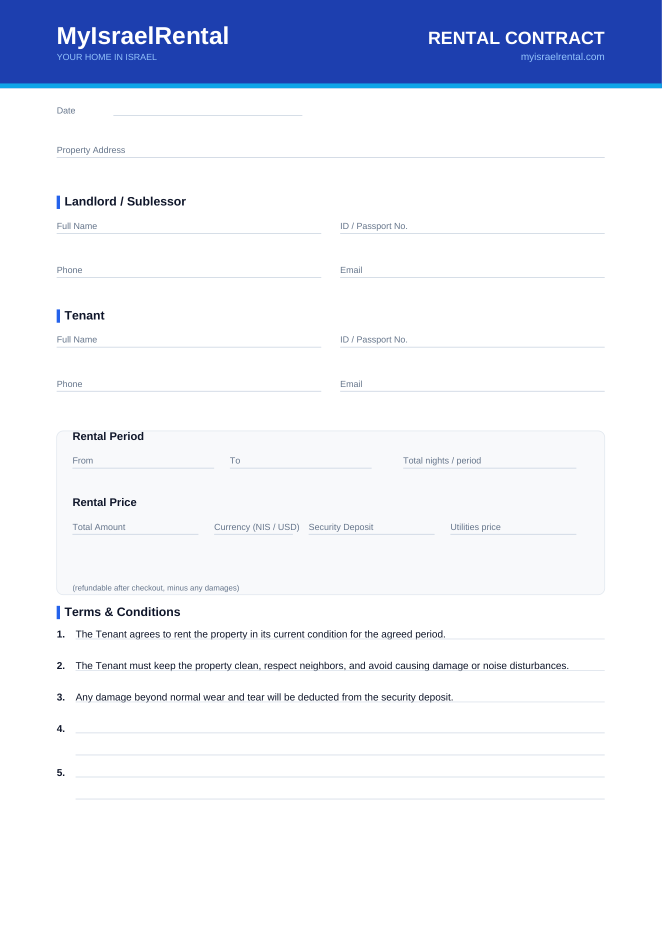
#> input picture contract_hires_p1.png, 1323 x 1871 px (shown at 1/2 size)
$ python ad-chat-view.py ../contract_hires_p1.png out.png
#> lines starting #> are read from the running program, lines starting #| are printed output that depends on the picture
"""How a WhatsApp chat shows a tall ad, before it is sent (Tzvi, 25 Nov 2026: "When I send the ad on WhatsApp some
of it is cut off unless people press on it which they don't do"). Rule A8.10 in docs/ad-rules-checklist.md.

    python scripts/ad-chat-view.py <ad.jpg> <sheet.jpg>

A chat shows a picture taller than 3:4 as its centred 3:4 window until someone taps it: measured on Tzvi's phone
the restaurants ad (1080x1920) showed rows 250 to 1670 only. The sheet puts the whole ad, with that window marked,
beside the window alone at phone size. Every word, the name, the link and the QR must be inside it."""
import sys

from PIL import Image, ImageDraw

RATIO = 1420 / 1080    # the tallest a chat shows uncut, height over width (measured: 0.76 wide to 1 high, a hair under 3:4)
ad = Image.open(sys.argv[1]).convert("RGB")
#> ad is the input picture: PIL image 1323x1871 RGB; mean R, G, B 231, 235, 245.6
W, H = ad.size
#> W = 1323; H = 1871
h = min(H, round(W * RATIO))
#> h = 1740
top = (H - h) // 2
#> top = 65
marked = ad.copy()
d = ImageDraw.Draw(marked)
for y in (top, top + h):
    d.line([(0, y), (W, y)], fill=(230, 30, 30), width=6)
show = 720
a = marked.resize((round(W * show / H), show))
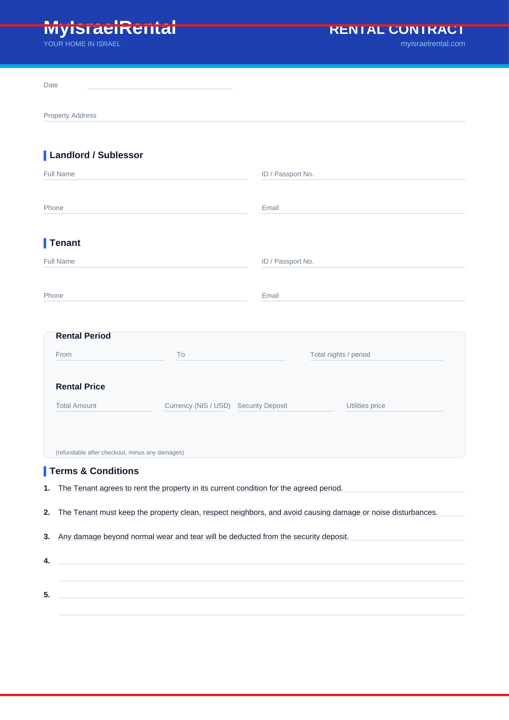
#> a: PIL image 509x720 RGB; mean R, G, B 231.3, 234, 244.2
b = ad.crop((0, top, W, top + h)).resize((round(W * show / h), show))
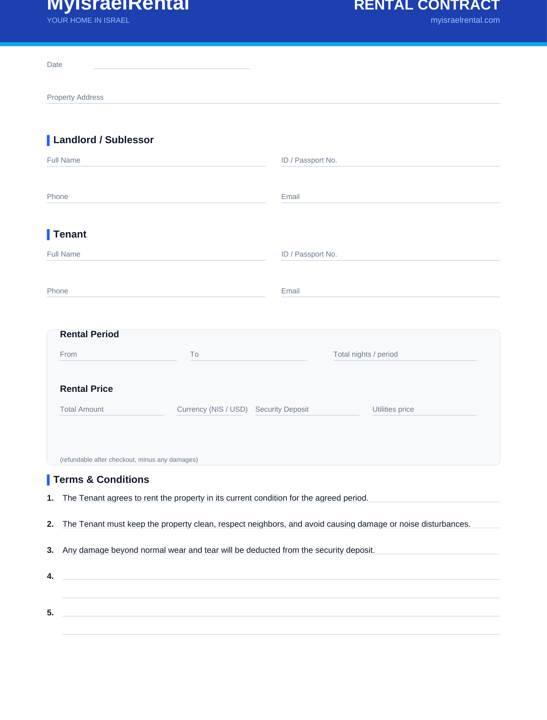
#> b: PIL image 547x720 RGB; mean R, G, B 237.4, 240.5, 247.7
sheet = Image.new("RGB", (a.width + b.width + 60, show + 50), "white")
#> sheet: PIL image 1116x770 RGB; every value is 255
d = ImageDraw.Draw(sheet)
d.text((4, 10), f"WHOLE AD (red: what a chat shows, rows {top} to {top + h})", fill="black")
d.text((a.width + 40, 10), "IN THE CHAT, before anyone taps", fill="black")
sheet.paste(a, (0, 40))
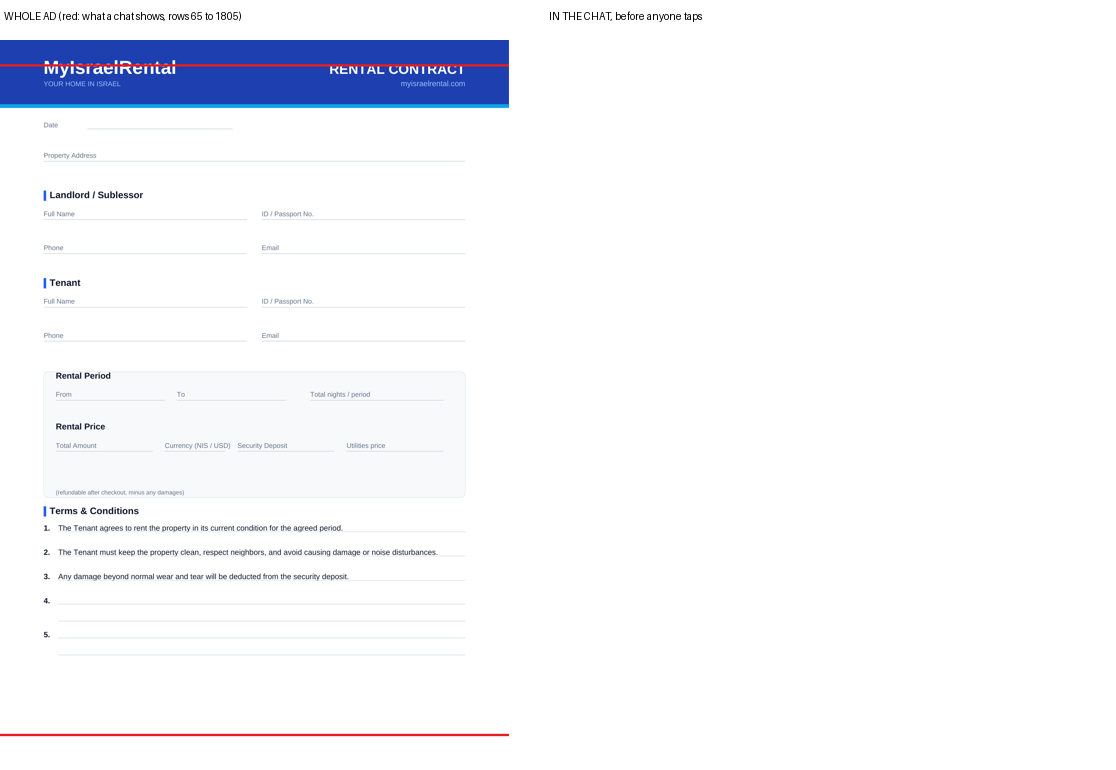
#> sheet: PIL image 1116x770 RGB; mean R, G, B 244.6, 245.8, 250.2
sheet.paste(b, (a.width + 40, 40))
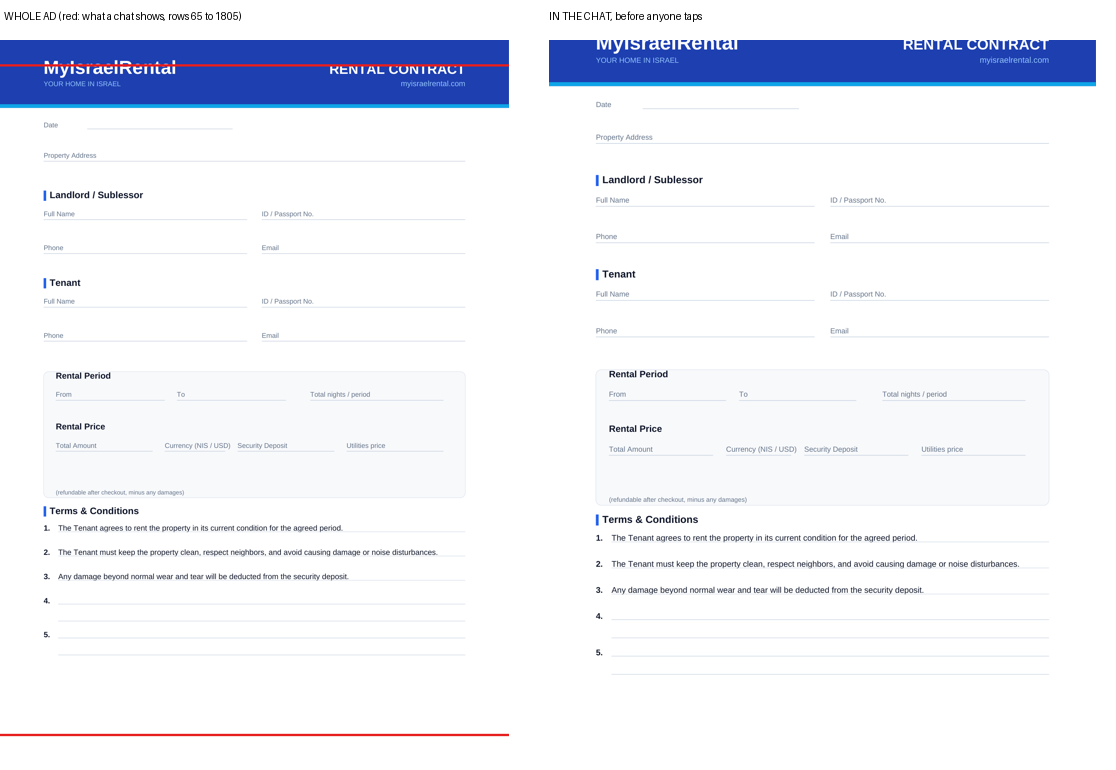
#> sheet: PIL image 1116x770 RGB; mean R, G, B 236.6, 239.1, 246.8
sheet.save(sys.argv[2], quality=88)
print(f"wrote {sys.argv[2]}: a chat shows rows {top} to {top + h} of {H}")
#| wrote out.png: a chat shows rows 65 to 1805 of 1871

$ run again, on contract_p2.png
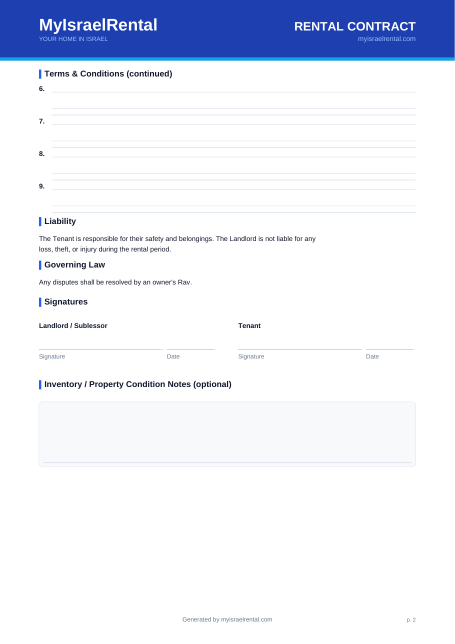
#> input picture contract_p2.png, 910 x 1287 px (shown at 1/2 size)
#> ad is the input picture: PIL image 910x1287 RGB; mean R, G, B 231.6, 235.5, 245.9
#> `b = ad.crop((0, top, W, top + h)).resize((round(W * show / h), show))`:
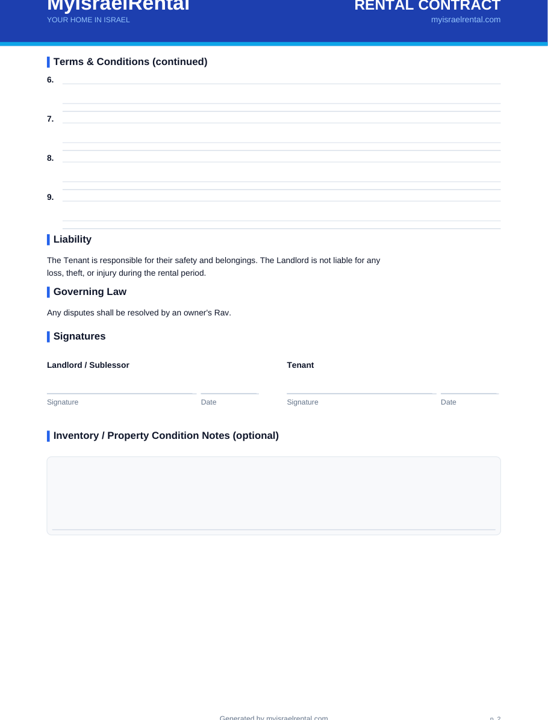
#> b: PIL image 548x720 RGB; mean R, G, B 238.1, 241.1, 248.1
#> `sheet.paste(b, (a.width + 40, 40))`:
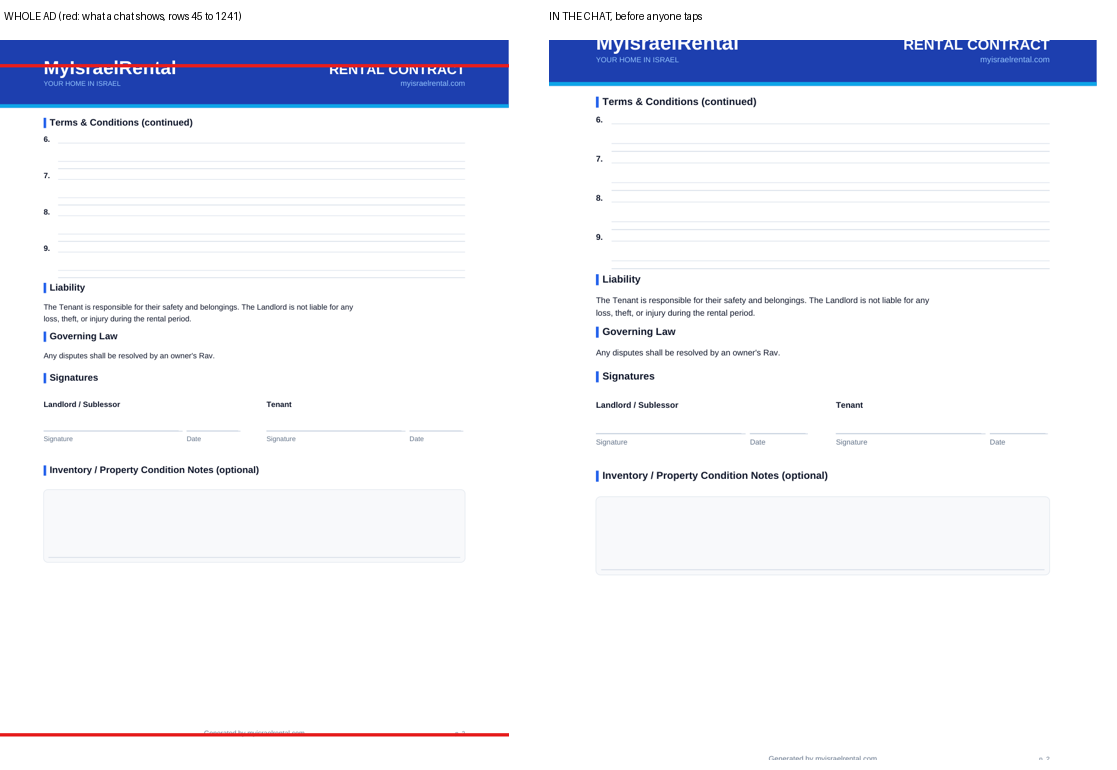
#> sheet: PIL image 1117x770 RGB; mean R, G, B 237.2, 239.4, 246.9
#| wrote out.png: a chat shows rows 45 to 1241 of 1287
